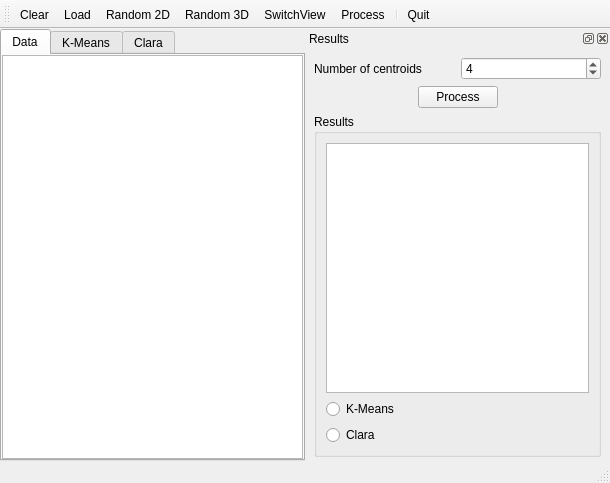
<ui version="4.0" >
 <class>MainWindow</class>
 <widget class="QMainWindow" name="MainWindow" >
  <property name="geometry" >
   <rect>
    <x>0</x>
    <y>0</y>
    <width>610</width>
    <height>483</height>
   </rect>
  </property>
  <property name="windowTitle" >
   <string>MainWindow</string>
  </property>
  <widget class="QWidget" name="centralwidget" >
   <layout class="QHBoxLayout" >
    <property name="spacing" >
     <number>0</number>
    </property>
    <property name="leftMargin" >
     <number>0</number>
    </property>
    <property name="topMargin" >
     <number>0</number>
    </property>
    <property name="rightMargin" >
     <number>0</number>
    </property>
    <property name="bottomMargin" >
     <number>0</number>
    </property>
    <item>
     <widget class="QTabWidget" name="dataTab" >
      <property name="currentIndex" >
       <number>0</number>
      </property>
      <widget class="QWidget" name="tab" >
       <attribute name="title" >
        <string>Data</string>
       </attribute>
       <layout class="QVBoxLayout" >
        <property name="leftMargin" >
         <number>0</number>
        </property>
        <property name="topMargin" >
         <number>0</number>
        </property>
        <property name="rightMargin" >
         <number>0</number>
        </property>
        <property name="bottomMargin" >
         <number>0</number>
        </property>
        <item>
         <widget class="QTableWidget" name="tableWidget" />
        </item>
       </layout>
      </widget>
      <widget class="QWidget" name="kmeansTab" >
       <attribute name="title" >
        <string>K-Means</string>
       </attribute>
       <layout class="QVBoxLayout" >
        <property name="spacing" >
         <number>0</number>
        </property>
        <property name="leftMargin" >
         <number>0</number>
        </property>
        <property name="topMargin" >
         <number>0</number>
        </property>
        <property name="rightMargin" >
         <number>0</number>
        </property>
        <property name="bottomMargin" >
         <number>0</number>
        </property>
        <item>
         <widget class="QwtPlot" native="1" name="kmeansPlot" />
        </item>
       </layout>
      </widget>
      <widget class="QWidget" name="claraTab" >
       <attribute name="title" >
        <string>Clara</string>
       </attribute>
       <layout class="QVBoxLayout" >
        <property name="spacing" >
         <number>0</number>
        </property>
        <property name="leftMargin" >
         <number>0</number>
        </property>
        <property name="topMargin" >
         <number>0</number>
        </property>
        <property name="rightMargin" >
         <number>0</number>
        </property>
        <property name="bottomMargin" >
         <number>0</number>
        </property>
        <item>
         <widget class="QwtPlot" native="1" name="claraPlot" />
        </item>
       </layout>
      </widget>
     </widget>
    </item>
    <item>
     <widget class="QDockWidget" name="dockWidget" >
      <property name="windowTitle" >
       <string>Results</string>
      </property>
      <widget class="QWidget" name="dockWidgetContents_2" >
       <layout class="QVBoxLayout" >
        <property name="rightMargin" >
         <number>9</number>
        </property>
        <property name="bottomMargin" >
         <number>4</number>
        </property>
        <item>
         <layout class="QHBoxLayout" >
          <item>
           <widget class="QLabel" name="label" >
            <property name="text" >
             <string>Number of centroids</string>
            </property>
           </widget>
          </item>
          <item>
           <widget class="QSpinBox" name="centroidsNumber" >
            <property name="minimum" >
             <number>1</number>
            </property>
            <property name="maximum" >
             <number>10</number>
            </property>
            <property name="singleStep" >
             <number>1</number>
            </property>
            <property name="value" >
             <number>4</number>
            </property>
           </widget>
          </item>
         </layout>
        </item>
        <item>
         <layout class="QHBoxLayout" >
          <item>
           <spacer>
            <property name="orientation" >
             <enum>Qt::Horizontal</enum>
            </property>
            <property name="sizeHint" >
             <size>
              <width>40</width>
              <height>20</height>
             </size>
            </property>
           </spacer>
          </item>
          <item>
           <widget class="QPushButton" name="pushButton" >
            <property name="text" >
             <string>Process</string>
            </property>
           </widget>
          </item>
          <item>
           <spacer>
            <property name="orientation" >
             <enum>Qt::Horizontal</enum>
            </property>
            <property name="sizeHint" >
             <size>
              <width>40</width>
              <height>20</height>
             </size>
            </property>
           </spacer>
          </item>
         </layout>
        </item>
        <item>
         <widget class="QGroupBox" name="groupBox" >
          <property name="title" >
           <string>Results</string>
          </property>
          <layout class="QVBoxLayout" >
           <item>
            <widget class="QTreeView" name="treeView" />
           </item>
           <item>
            <widget class="QRadioButton" name="radioButton" >
             <property name="text" >
              <string>K-Means</string>
             </property>
            </widget>
           </item>
           <item>
            <widget class="QRadioButton" name="radioButton_2" >
             <property name="text" >
              <string>Clara</string>
             </property>
            </widget>
           </item>
          </layout>
         </widget>
        </item>
       </layout>
      </widget>
     </widget>
    </item>
   </layout>
  </widget>
  <widget class="QMenuBar" name="menubar" >
   <property name="geometry" >
    <rect>
     <x>0</x>
     <y>0</y>
     <width>610</width>
     <height>21</height>
    </rect>
   </property>
  </widget>
  <widget class="QStatusBar" name="statusbar" />
  <widget class="QToolBar" name="toolBar" >
   <property name="windowTitle" >
    <string>toolBar</string>
   </property>
   <attribute name="toolBarArea" >
    <enum>TopToolBarArea</enum>
   </attribute>
   <attribute name="toolBarBreak" >
    <bool>false</bool>
   </attribute>
   <addaction name="actionClearDataSet" />
   <addaction name="actionLoad" />
   <addaction name="actionRandom2D" />
   <addaction name="actionRandom3D" />
   <addaction name="actionSwitchView" />
   <addaction name="actionProcess" />
   <addaction name="separator" />
   <addaction name="actionQuit" />
  </widget>
  <action name="actionLoad" >
   <property name="text" >
    <string>Load</string>
   </property>
   <property name="shortcut" >
    <string>F3</string>
   </property>
  </action>
  <action name="actionRandom2D" >
   <property name="text" >
    <string>Random &amp;2D</string>
   </property>
  </action>
  <action name="actionRandom3D" >
   <property name="text" >
    <string>Random &amp;3D</string>
   </property>
  </action>
  <action name="actionQuit" >
   <property name="text" >
    <string>Quit</string>
   </property>
  </action>
  <action name="actionProcess" >
   <property name="text" >
    <string>Process</string>
   </property>
  </action>
  <action name="actionClearDataSet" >
   <property name="text" >
    <string>Clear</string>
   </property>
   <property name="shortcut" >
    <string>Ctrl+N</string>
   </property>
  </action>
  <action name="actionSwitchView" >
   <property name="text" >
    <string>SwitchView</string>
   </property>
   <property name="shortcut" >
    <string>F12</string>
   </property>
  </action>
 </widget>
 <customwidgets>
  <customwidget>
   <class>QwtPlot</class>
   <extends>QWidget</extends>
   <header location="global" >qwt_plot.h</header>
   <container>1</container>
  </customwidget>
 </customwidgets>
 <resources/>
 <connections/>
</ui>
